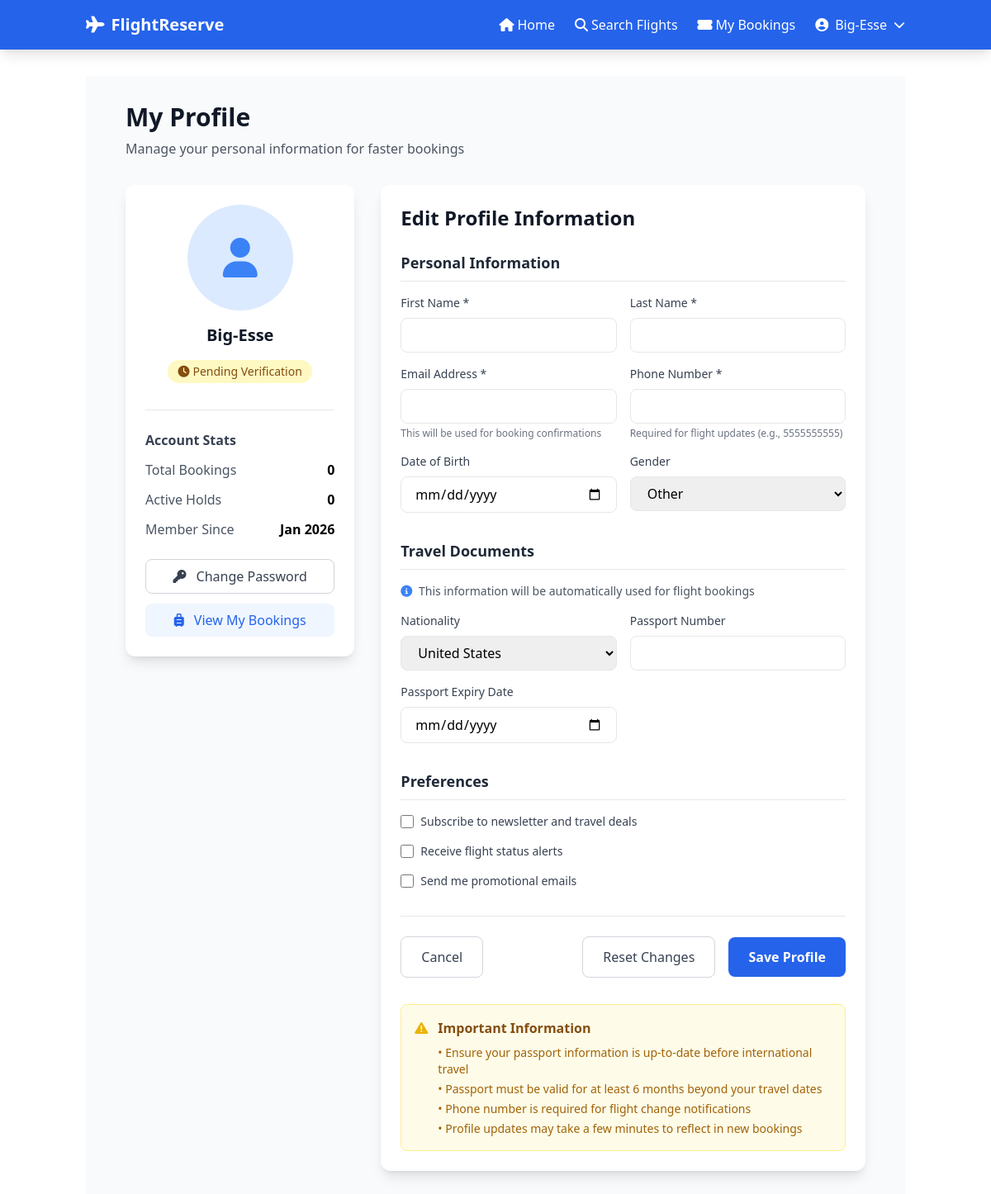
Screenshot of /profile/ (signed in) with the database file from the repository.
### core_backend/models.py (models this page shows, shortened)
class CustomUser(AbstractUser):
    phone_number = models.CharField(max_length=20, blank=True)
    date_of_birth = models.DateField(null=True, blank=True)
    gender = models.CharField(max_length=10, choices=GenderChoices.choices, default=GenderChoices.OTHER)
    nationality = models.CharField(max_length=2, default='GH')
    passport_number = models.CharField(max_length=20, blank=True)
    passport_expiry = models.DateField(null=True, blank=True)
    is_verified = models.BooleanField(default=False)
    class Meta:
        db_table = 'custom_user'

### core_backend/views.py (the view, shortened to what this page needs)
# urls.py: path('profile/', views.profile_view, name='profile'),
@login_required
def profile_view(request):
    user = request.user
    total_bookings = user.reservations.count()
    active_holds = user.reservations.filter(status='HOLD').count()
    context = {
        'user': user,
        'stats': {
            'total_bookings': total_bookings,
            'active_holds': active_holds,
        }
    }
    return render(request, 'core/accounts/registration/profile.html', context)

### core_backend/templates/core/accounts/registration/profile.html (shortened to what this page needs)
{% extends 'base.html' %}
{% load static %}
{% block content %}
<div class="min-h-screen bg-gray-50 py-8 px-4 sm:px-6 lg:px-8">
    <div class="max-w-4xl mx-auto">
        <div class="mb-8">
            <h1 class="text-3xl font-bold text-gray-900">My Profile</h1>
            <p class="text-gray-600 mt-2">Manage your personal information for faster bookings</p>
        </div>
        <div class="grid grid-cols-1 lg:grid-cols-3 gap-8">
            <div class="lg:col-span-1">
                <div class="bg-white rounded-xl shadow-lg p-6">
                    <div class="text-center">
                        <div class="w-32 h-32 mx-auto rounded-full bg-blue-100 flex items-center justify-center mb-4">
                            <i class="fas fa-user text-5xl text-blue-500"></i>
                        </div>
                        <h2 class="text-xl font-bold text-gray-900">{{ user.get_full_name|default:user.username }}</h2>
                        <div class="mt-4">
                            <span class="inline-flex items-center px-3 py-1 rounded-full text-sm font-medium {% if user.is_verified %}bg-green-100 text-green-800{% else %}bg-yellow-100 text-yellow-800{% endif %}">
                                {% if user.is_verified %}
                                <i class="fas fa-check-circle mr-1"></i> Verified
                                {% else %}
                                <i class="fas fa-clock mr-1"></i> Pending Verification
                                {% endif %}
                            </span>
                        </div>
                    </div>
                    <div class="mt-8 border-t pt-6">
                        <h3 class="font-semibold text-gray-700 mb-3">Account Stats</h3>
                        <div class="space-y-3">
                            <div class="flex justify-between items-center">
                                <span class="text-gray-600">Total Bookings</span>
                                <span class="font-semibold">{{ stats.total_bookings }}</span>
                            </div>
                            <div class="flex justify-between items-center">
                                <span class="text-gray-600">Active Holds</span>
                                <span class="font-semibold">{{ stats.active_holds }}</span>
                            </div>
                            <div class="flex justify-between items-center">
                                <span class="text-gray-600">Member Since</span>
                                <span class="font-semibold">{{ user.date_joined|date:"M Y" }}</span>
                            </div>
                        </div>
                    </div>
                    <div class="mt-6">
                        <a href="{% url 'reset_password' %}" class="block w-full text-center px-4 py-2 border border-gray-300 rounded-lg text-gray-700 hover:bg-gray-50 mb-3">
                            <i class="fas fa-key mr-2"></i> Change Password
                        </a>
                        <a href="{% url 'my_bookings' %}" class="block w-full text-center px-4 py-2 bg-blue-50 text-blue-600 rounded-lg hover:bg-blue-100">
                            <i class="fas fa-suitcase-rolling mr-2"></i> View My Bookings
                        </a>
                    </div>
                </div>
            </div>
            <div class="lg:col-span-2">
                <div class="bg-white rounded-xl shadow-lg p-6">
                    <h2 class="text-2xl font-bold text-gray-900 mb-6">Edit Profile Information</h2>
                    <form method="POST" action="{% url 'profile' %}">
                        <div class="mb-8">
                            <h3 class="text-lg font-semibold mb-4 text-gray-800 border-b pb-2">Personal Information</h3>
                            <div class="grid grid-cols-1 md:grid-cols-2 gap-4">
                                <div>
                                    <label class="block text-sm font-medium text-gray-700 mb-2">First Name *</label>
                                    <input type="text" name="first_name" value="{{ user.first_name }}"
                                           class="w-full px-4 py-2 border rounded-lg focus:ring-2 focus:ring-blue-500 focus:border-blue-500" required>
                                </div>
                                <div>
                                    <label class="block text-sm font-medium text-gray-700 mb-2">Last Name *</label>
                                    <input type="text" name="last_name" value="{{ user.last_name }}"
                                           class="w-full px-4 py-2 border rounded-lg focus:ring-2 focus:ring-blue-500 focus:border-blue-500" required>
                                </div>
                                <div>
                                    <label class="block text-sm font-medium text-gray-700 mb-2">Email Address *</label>
                                    <input type="email" name="email" value="{{ user.email }}"
                                           class="w-full px-4 py-2 border rounded-lg focus:ring-2 focus:ring-blue-500 focus:border-blue-500" required>
                                    <p class="text-xs text-gray-500 mt-1">This will be used for booking confirmations</p>
                                </div>
                                <div>
                                    <label class="block text-sm font-medium text-gray-700 mb-2">Phone Number *</label>
                                    <input type="tel" name="phone_number" value="{{ user.phone_number|default:'' }}"
                                           class="w-full px-4 py-2 border rounded-lg focus:ring-2 focus:ring-blue-500 focus:border-blue-500" required>
                                    <p class="text-xs text-gray-500 mt-1">Required for flight updates (e.g., 5555555555)</p>
                                </div>
                                <div>
                                    <label class="block text-sm font-medium text-gray-700 mb-2">Date of Birth</label>
                                    <input type="date" name="date_of_birth" value="{{ user.date_of_birth|date:'Y-m-d'|default:'' }}"
                                           class="w-full px-4 py-2 border rounded-lg focus:ring-2 focus:ring-blue-500 focus:border-blue-500">
                                </div>
                                <div>
                                    <label class="block text-sm font-medium text-gray-700 mb-2">Gender</label>
                                    <select name="gender" class="w-full px-4 py-2 border rounded-lg focus:ring-2 focus:ring-blue-500 focus:border-blue-500">
                                        <option value="OTHER" {% if user.gender == 'OTHER' %}selected{% endif %}>Other</option>
                                    </select>
                                </div>
                            </div>
                        </div>
                        <div class="mb-8">
                            <h3 class="text-lg font-semibold mb-4 text-gray-800 border-b pb-2">Travel Documents</h3>
                            <p class="text-sm text-gray-600 mb-4">
                                <i class="fas fa-info-circle text-blue-500 mr-1"></i>
                                This information will be automatically used for flight bookings
                            </p>
                            <div class="grid grid-cols-1 md:grid-cols-2 gap-4">
                                <div>
                                    <label class="block text-sm font-medium text-gray-700 mb-2">Nationality</label>
                                    <select name="nationality" class="w-full px-4 py-2 border rounded-lg focus:ring-2 focus:ring-blue-500 focus:border-blue-500">
                                        <option value="US" {% if user.nationality == 'US' %}selected{% endif %}>United States</option>
                                    </select>
                                </div>
                                <div>
                                    <label class="block text-sm font-medium text-gray-700 mb-2">Passport Number</label>
                                    <input type="text" name="passport_number" value="{{ user.passport_number|default:'' }}"
                                           class="w-full px-4 py-2 border rounded-lg focus:ring-2 focus:ring-blue-500 focus:border-blue-500">
                                </div>
                                <div>
                                    <label class="block text-sm font-medium text-gray-700 mb-2">Passport Expiry Date</label>
                                    <input type="date" name="passport_expiry" value="{{ user.passport_expiry|date:'Y-m-d'|default:'' }}"
                                           class="w-full px-4 py-2 border rounded-lg focus:ring-2 focus:ring-blue-500 focus:border-blue-500">
                                </div>
                            </div>
                        </div>
                        <div class="mb-8">
                            <h3 class="text-lg font-semibold mb-4 text-gray-800 border-b pb-2">Preferences</h3>
                            <div class="space-y-4">
                                <div class="flex items-center">
                                    <input type="checkbox" id="newsletter" name="newsletter" class="h-4 w-4 text-blue-600" {% if user.profile.newsletter %}checked{% endif %}>
                                    <label for="newsletter" class="ml-2 text-sm text-gray-700">
                                        Subscribe to newsletter and travel deals
                                    </label>
                                </div>
                                <div class="flex items-center">
                                    <input type="checkbox" id="flight_alerts" name="flight_alerts" class="h-4 w-4 text-blue-600" {% if user.profile.flight_alerts %}checked{% endif %}>
                                    <label for="flight_alerts" class="ml-2 text-sm text-gray-700">
                                        Receive flight status alerts
                                    </label>
                                </div>
                                <div class="flex items-center">
                                    <input type="checkbox" id="promo_emails" name="promo_emails" class="h-4 w-4 text-blue-600" {% if user.profile.promo_emails %}checked{% endif %}>
                                    <label for="promo_emails" class="ml-2 text-sm text-gray-700">
                                        Send me promotional emails
                                    </label>
                                </div>
                            </div>
                        </div>
                        <div class="flex justify-between items-center pt-6 border-t">
                            <a href="{% url 'home' %}" class="px-6 py-3 border border-gray-300 text-gray-700 rounded-lg hover:bg-gray-50">
                                Cancel
                            </a>
                            <div class="space-x-3">
                                <button type="reset" class="px-6 py-3 border border-gray-300 text-gray-700 rounded-lg hover:bg-gray-50">
                                    Reset Changes
                                </button>
                                <button type="submit" class="px-6 py-3 bg-blue-600 text-white font-semibold rounded-lg hover:bg-blue-700">
                                    Save Profile
                                </button>
                            </div>
                        </div>
                    </form>
                    <div class="mt-8 p-4 bg-yellow-50 border border-yellow-200 rounded-lg">
                        <div class="flex">
                            <i class="fas fa-exclamation-triangle text-yellow-500 mt-1 mr-3"></i>
                            <div>
                                <h4 class="font-semibold text-yellow-800">Important Information</h4>
                                <ul class="mt-2 text-sm text-yellow-700 space-y-1">
                                    <li>• Ensure your passport information is up-to-date before international travel</li>
                                    <li>• Passport must be valid for at least 6 months beyond your travel dates</li>
                                    <li>• Phone number is required for flight change notifications</li>
                                    <li>• Profile updates may take a few minutes to reflect in new bookings</li>
                                </ul>
                            </div>
                        </div>
                    </div>
                </div>
            </div>
        </div>
    </div>
</div>
{% endblock %}

### core_backend/templates/partials/nav.html (shortened to what this page needs)
<nav class="bg-blue-600 shadow-lg">
    <div class="container mx-auto px-4">
        <div class="flex justify-between items-center py-4">
            <a href="{% url 'home' %}" class="flex items-center space-x-2 text-white text-xl font-bold">
                <i class="fas fa-plane"></i>
                <span>FlightReserve</span>
            </a>
            <div class="hidden md:flex items-center space-x-6">
                <ul class="flex items-center space-x-6">
                    <li>
                        <a href="{% url 'home' %}" class="text-white hover:text-blue-200 flex items-center space-x-1">
                            <i class="fas fa-home"></i>
                            <span>Home</span>
                        </a>
                    </li>
                    <li>
                        <a href="{% url 'flight_search' %}" class="text-white hover:text-blue-200 flex items-center space-x-1">
                            <i class="fas fa-search"></i>
                            <span>Search Flights</span>
                        </a>
                    </li>
                    {% if user.is_authenticated %}
                    <li>
                        <a href="{% url 'my_bookings' %}" class="text-white hover:text-blue-200 flex items-center space-x-1">
                            <i class="fas fa-ticket-alt"></i>
                            <span>My Bookings</span>
                        </a>
                    </li>
                    {% endif %}
                </ul>
                <div class="relative">
                    {% if user.is_authenticated %}
                    <div class="dropdown">
                        <button class="dropdown-toggle text-white hover:text-blue-200 flex items-center space-x-2">
                            <i class="fas fa-user-circle"></i>
                            <span>{{ user.first_name|default:user.username }}</span>
                            <i class="fas fa-chevron-down text-sm"></i>
                        </button>
                    </div>
                    {% endif %}
                </div>
            </div>
        </div>
    </div>
</nav>

### rows the page displays
CustomUser: first_name "Big-Esse", get_full_name "Big-Esse", date_joined "Jan 2026", gender "Other", nationality "United States"

### other values shown
{{ stats.total_bookings }} "0"
{{ stats.active_holds }} "0"
